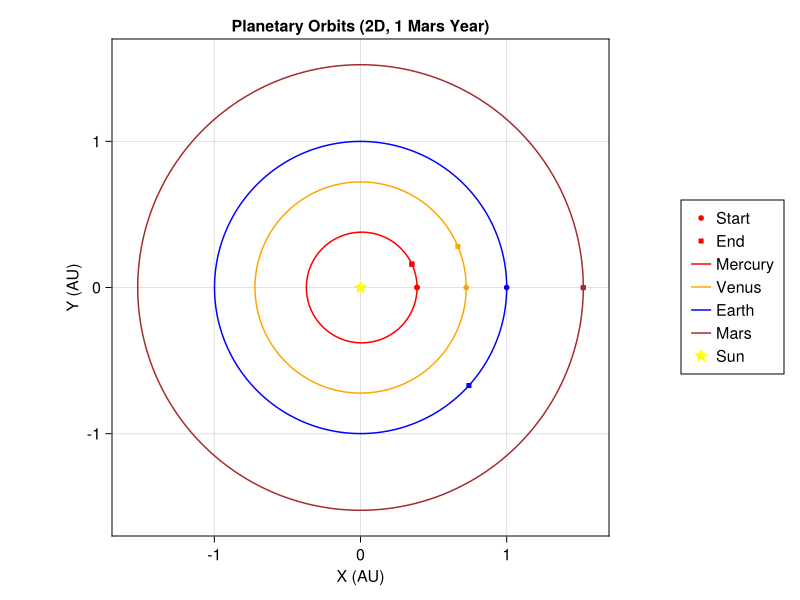

Here is the Julia script that generated this plot:
using DifferentialEquations
using CairoMakie
using StaticArrays
using Unitful
using UnitfulAstro
using LinearAlgebra

# Constants
const G = 6.67430e-11u"m^3/kg/s^2"  # Gravitational constant
const AU = 149597870700u"m"         # Astronomical Unit
const M_sun = 1.989e30u"kg"         # Solar mass

# Planet data structure
struct Planet
    name::String
    mass::typeof(1.0u"kg")
    initial_position::SVector{3,typeof(1.0u"m")}
    initial_velocity::SVector{3,typeof(1.0u"m/s")}
end

# Function to calculate acceleration due to gravity
"""
    gravity_acceleration!(du, u, p, t)

ODE function for planetary orbits. Each planet feels only the Sun's gravity (fixed at the origin).
"""
function gravity_acceleration!(du, u, p, t)
    G, M_sun = p
    N = Int(length(u) / 6)
    for i in 1:N
        # Position and velocity of planet i
        r = SVector(u[6i-5], u[6i-4], u[6i-3])
        v = SVector(u[6i-2], u[6i-1], u[6i])
        # Acceleration due to Sun at origin
        r_mag = norm(r)
        acc = -G * M_sun * r / r_mag^3
        du[6i-5:6i-3] = v
        du[6i-2:6i] = acc
    end
end

# Function to calculate total energy of the system
function calculate_energy(u, p)
    G, masses, positions = p
    T = 0.0  # Kinetic energy
    V = 0.0  # Potential energy
    
    # Calculate kinetic energy
    for i in 1:length(masses)
        v = u[6i-2:6i]
        T += 0.5 * masses[i] * dot(v, v)
    end
    
    # Calculate potential energy
    for i in 1:length(masses)
        for j in (i+1):length(masses)
            r = positions[j] - positions[i]
            r_mag = norm(r)
            V -= G * masses[i] * masses[j] / r_mag
        end
    end
    
    return T + V
end

# Helper function to strip units
function strip_units(x::Quantity)
    return ustrip(x)
end

# Main simulation function
"""
    simulate_solar_system(tspan=(0.0, 687*86400.0))

Simulate the inner solar system for one Martian year (687 days, in seconds).
Returns the solution and planet list.
"""
function simulate_solar_system(tspan=(0.0, 687*86400.0))  # 1 Mars year in seconds
    # Compute correct circular velocity for Mars
    mars_r = 1.524 * AU
    mars_v = sqrt(G * M_sun / mars_r)
    planets = [
        Planet("Mercury", 3.285e23u"kg", 
               SVector(0.387*AU, 0.0u"m", 0.0u"m"),
               SVector(0.0u"m/s", 47.36e3u"m/s", 0.0u"m/s")),
        Planet("Venus", 4.867e24u"kg",
               SVector(0.723*AU, 0.0u"m", 0.0u"m"),
               SVector(0.0u"m/s", 35.02e3u"m/s", 0.0u"m/s")),
        Planet("Earth", 5.972e24u"kg",
               SVector(1.0*AU, 0.0u"m", 0.0u"m"),
               SVector(0.0u"m/s", 29.78e3u"m/s", 0.0u"m/s")),
        Planet("Mars", 6.39e23u"kg",
               SVector(mars_r, 0.0u"m", 0.0u"m"),
               SVector(0.0u"m/s", mars_v, 0.0u"m/s"))
    ]
    
    # Prepare initial conditions
    u0 = Float64[]
    for p in planets
        # Strip units before adding to state vector
        append!(u0, [strip_units(p.initial_position[1]), 
                     strip_units(p.initial_position[2]), 
                     strip_units(p.initial_position[3]),
                     strip_units(p.initial_velocity[1]), 
                     strip_units(p.initial_velocity[2]), 
                     strip_units(p.initial_velocity[3])])
    end
    
    # Debug: print initial position and velocity for Earth
    # println("Initial position for Earth (m): ", [strip_units(planets[3].initial_position[i]) for i in 1:3])
    # println("Initial velocity for Earth (m/s): ", [strip_units(planets[3].initial_velocity[i]) for i in 1:3])
    
    # Parameters for the ODE solver: just G and M_sun
    p = (strip_units(G), strip_units(M_sun))
    
    # Solve the ODE
    prob = ODEProblem(gravity_acceleration!, u0, tspan, p)
    sol = solve(prob, Tsit5(), reltol=1e-8, abstol=1e-8, saveat=86400.0)  # daily samples
    
    return sol, planets
end

# Visualization function
"""
    plot_orbits_2d(sol, planets)

Plot the orbits in the x-y plane (2D) with the Sun at the origin.
"""
function plot_orbits_2d(sol, planets)
    fig = Figure()
    ax = Axis(fig[1, 1], 
                title="Planetary Orbits (2D, 1 Mars Year)",
                xlabel="X (AU)",
                ylabel="Y (AU)",
                limits=(-1.7, 1.7, -1.7, 1.7),
                aspect=1,
                xgridvisible=true,
                ygridvisible=true)
    colors = [:red, :orange, :blue, :brown]
    handles = []
    labels = []
    # Orbits and planet markers
    # First, collect start and end handles for Mercury (for legend order)
    x1 = [sol[j][1]/strip_units(AU) for j in 1:length(sol)]
    y1 = [sol[j][2]/strip_units(AU) for j in 1:length(sol)]
    h_start = scatter!(ax, [x1[1]], [y1[1]], color=colors[1], marker=:circle, markersize=8)
    h_end = scatter!(ax, [x1[end]], [y1[end]], color=colors[1], marker=:rect, markersize=8)
    push!(handles, h_start)
    push!(labels, "Start")
    push!(handles, h_end)
    push!(labels, "End")
    # Now plot all orbits and markers
    for (i, p) in enumerate(planets)
        x = [sol[j][6i-5]/strip_units(AU) for j in 1:length(sol)]
        y = [sol[j][6i-4]/strip_units(AU) for j in 1:length(sol)]
        # Draw the orbit trace
        h1 = lines!(ax, x, y, color=colors[i])
        push!(handles, h1)
        push!(labels, p.name)
        # Mark starting and ending positions for all planets (not in legend)
        scatter!(ax, [x[1]], [y[1]], color=colors[i], marker=:circle, markersize=8)
        scatter!(ax, [x[end]], [y[end]], color=colors[i], marker=:rect, markersize=8)
    end
    # Sun
    h_sun = scatter!(ax, [0.0], [0.0], color=:yellow, marker=:star5, markersize=16)
    push!(handles, h_sun)
    push!(labels, "Sun")
    # Place legend in second column
    Legend(fig[1, 2], handles, labels)
    return fig
end

# Run simulation and plot
sol, planets = simulate_solar_system()
fig = plot_orbits_2d(sol, planets)
save("planetary_orbits.png", fig) 